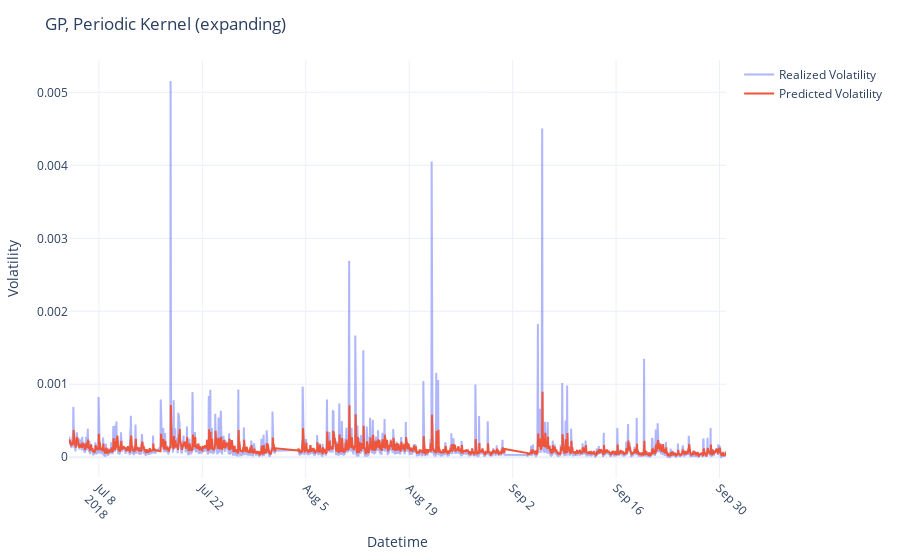

Notebook code for this chart:
### Code cell
plot_preds(preds_dataframe=PK_expanding_preds,
           model_name="GP, Periodic Kernel",
           test_vols=test_vols,
           pred_type="expanding",
           naive=False)

### Figure 1 — Plotly figure (JSON) as saved in the notebook; plotly's stock layout.template omitted (floating-point values rounded to 4 significant figures; data arrays with more than 128 entries replaced by an {"elided": "..."} marker saying what was removed)
{"data": [{"mode": "lines", "name": "Realized Volatility", "opacity": 0.5, "type": "scatter", "x": {"elided": "1958 str values"}, "y": {"elided": "1958 float values"}}, {"mode": "lines", "name": "Predicted Volatility", "type": "scatter", "x": {"elided": "1958 str values"}, "y": {"elided": "1958 float values"}}], "layout": {"autosize": true, "margin": {"b": 60, "l": 60, "r": 30, "t": 60}, "title": {"text": "GP, Periodic Kernel (expanding)"}, "xaxis": {"autorange": true, "nticks": 10, "range": ["2018-07-03 23:00", "2018-09-30 21:00"], "tickangle": 45, "title": {"text": "Datetime"}, "type": "date"}, "yaxis": {"autorange": true, "range": [-0.0002843, 0.005443], "title": {"text": "Volatility"}, "type": "linear"}}}
